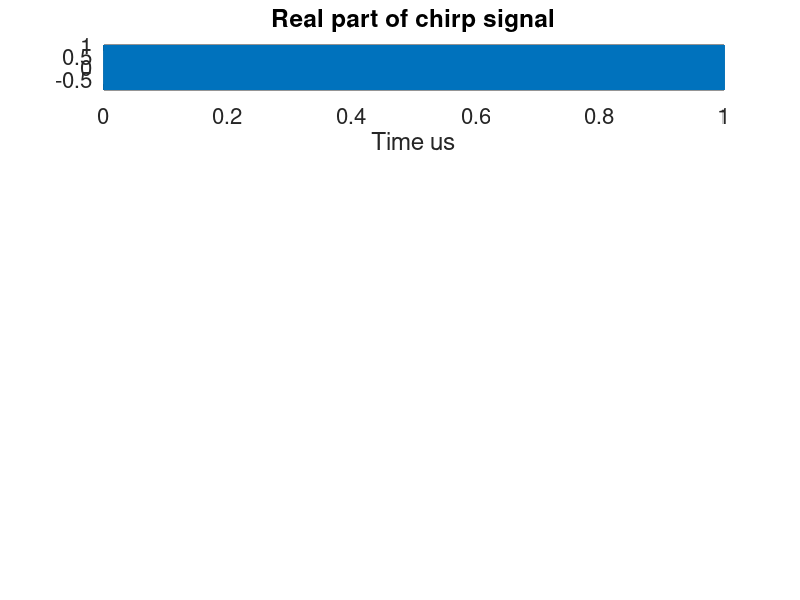

MATLAB code for this plot: (Note: this script raises an error after producing the figure.)
clear; clc
set(0,'defaultaxesfontsize',16);
set(0,'defaulttextfontsize',16);

%------------------------------------------------------------------------
% linear signal
T=1e-4;                                 %PRI=100us
B=30e6;                                 %bandwise 30MHz 
alpha=B/T;                                     
fc=80e6;
fs=10*max(fc,B);Ts=1/fs;     
c=3e8;            
d=1000;     
tau=2*d/c;                            %time delay 
N=T/Ts;
t=linspace(0,T,N);
noise = .04;

% Transmitted signal
St0=exp(1j*pi*(fc*t+0.5*alpha*t.^2));
f=linspace(-fs/2,fs/2,N);
subplot(6,1,1);
plot(t*1e4,real(St0)); 
xlabel('Time us'); 
title('Real part of chirp signal'); 
grid on;axis tight;
[St0_fft,f]= TwoSidedFFT( St0,fs,7500 );
subplot(6,1,2);
plot(f,abs(St0_fft));

% Recieved signal
Sr0=exp(1j*pi*(fc*(t-tau)+0.5*alpha*(t-tau).^2));
subplot(6,1,3);
plot(t*1e4,real(Sr0)); 
xlabel('Time us'); 
title('Real part of chirp signal'); 
grid on;axis tight;
[Sr0_fft,f]= TwoSidedFFT( Sr0,fs,7500 );
subplot(6,1,4);
plot(f,abs(Sr0_fft));

% Beat signal
Sb0=St0./Sr0;
subplot(6,1,5);
plot(t*1e4,real(Sb0)); 
xlabel('Time us'); 
title('Real part of beat signal'); 
grid on;axis tight;
[Sb0_fft,f]= TwoSidedFFT(Sb0,fs,7500 );
subplot(6,1,6);
plot(f,abs(Sb0_fft));

% close all figures
close all;

% Generate VCO noise
n = random('norm',0,noise,1,length(t));
cn = cumsum(n);
cn_tau = [zeros(1,round(tau*fs)), cumsum(n)];
cn_tau = cn_tau(1:length(cn));

se_t = exp(1j*2*pi*cn);

% Generate noisy beat signal
sif1 = exp(1j*(2*pi*(fc*tau+alpha*t*tau - .5*alpha*(tau.^2) + cn - cn_tau)));

% remove tx nonlinearitiy
sif2 = sif1 .* conj(se_t);

% plot sif1
[sif1fft,f]= TwoSidedFFT(sif1,fs,7500 );
subplot(2,1,1);
plot(f,abs(sif1fft));
title('spectrum of single stationary target with noisy VCO');
xlabel('frequency');
ylabel('amplitude');

% plot sif2
[sif2fft,f]= TwoSidedFFT(sif2,fs,7500 );
subplot(2,1,2);
plot(f,abs(sif2fft));
title('spectrum of single stationary, corrected for transmitter nonlinearity');
xlabel('frequency (Hz)');
ylabel('amplitude');

% Calculate and plot RVP (sif3)
frvp = (fs/2)*linspace(-1,1,length(t));
% add range dependant phase shift
sif3 = ifft(ifftshift(  fftshift(fft(sif2)) .* exp(1j*pi*(frvp.*frvp)/alpha)  ));
se_rvp = ifft(ifftshift(fftshift(fft(se_t)) .* exp(1j*pi*(frvp.*frvp)/alpha)));
%subplot(4,1,3);
[sif3fft,f]= TwoSidedFFT(sif3,fs,7500 );
%plot(f,abs(sif3fft));

% Calculted and plot corrected signal
sif4 = sif3 .* se_rvp;
[sif4fft,f]= TwoSidedFFT(sif4,fs,7500);
%subplot(4,1,4);
%plot(f,abs(sif4fft));

